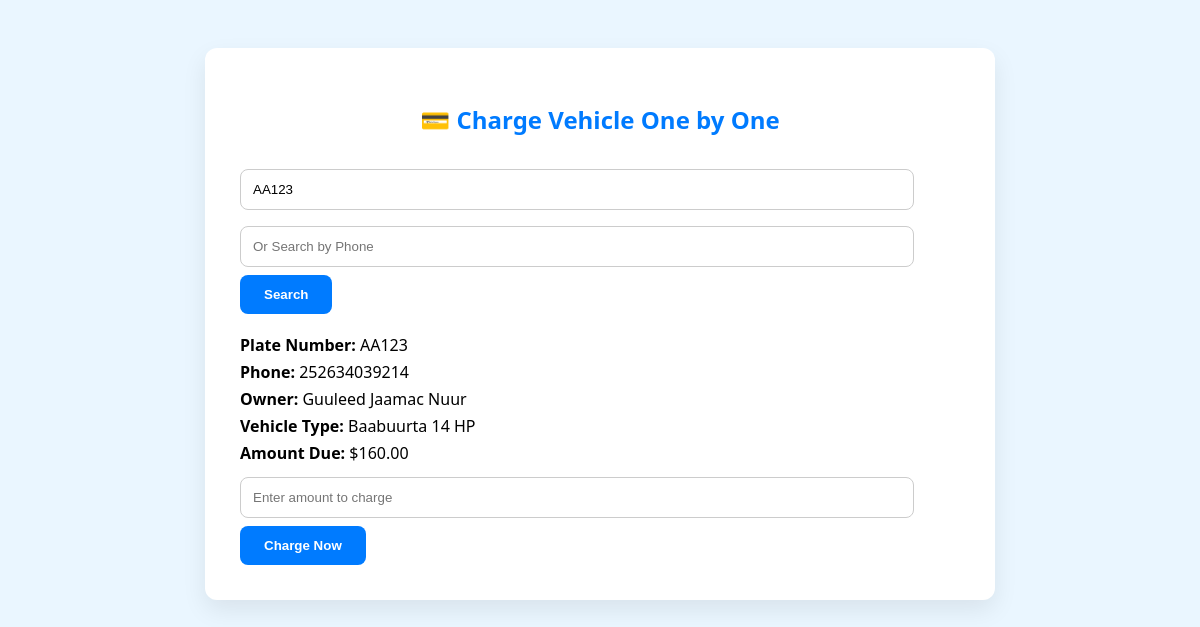
Page /dashboard/generateonebyone.php?plate=AA123 on the committed database.
### tables this page shows
CREATE TABLE `vehiclemanagement` (
  `id` int(11) NOT NULL,
  `platenumber` varchar(50) NOT NULL,
  `vehicletype` varchar(100) NOT NULL,
  `carname` varchar(100) DEFAULT NULL,
  `owner` varchar(100) NOT NULL,
  `registration_date` date NOT NULL,
  `created_at` timestamp NOT NULL DEFAULT current_timestamp(),
  `mother_name` varchar(100) DEFAULT NULL,
  `phone` varchar(20) DEFAULT NULL,
  `user_id` int(11) DEFAULT NULL,
  `model` varchar(100) DEFAULT NULL
);

### dashboard/generateonebyone.php (the view, shortened to what this page needs)
<?php
include '../db.php';
$plate = $phone = "";
$data = [];
if ($_SERVER["REQUEST_METHOD"] === "GET" && (isset($_GET['plate']) || isset($_GET['phone']))) {
    $plate = $_GET['plate'] ?? '';
    $phone = $_GET['phone'] ?? '';
    if ($plate) {
        $data['plate'] = $plate;
        $stmt = $conn->prepare("SELECT owner, carname, phone FROM vehiclemanagement WHERE platenumber = ? LIMIT 1");
        $stmt->bind_param("s", $plate);
        $stmt->execute();
        $stmt->bind_result($data['owner'], $data['type'], $data['phone']);
        $stmt = $conn->prepare("SELECT SUM(amount) FROM tblgenerate WHERE platenumber = ?");
        $stmt->bind_param("s", $plate);
        $stmt->execute();
        $stmt->bind_result($generated);
        $stmt = $conn->prepare("SELECT SUM(amount) FROM tbl_reciept WHERE plate_number = ?");
        $stmt->bind_param("s", $plate);
        $stmt->execute();
        $stmt->bind_result($paid);
        $data['amount_due'] = ($generated ?? 0) - ($paid ?? 0);
    }
}
?>
<!DOCTYPE html>
<html>
<head>
</head>
<body>
<div class="container">
    <h2>💳 Charge Vehicle One by One</h2>
    <form method="GET">
        <input type="text" name="plate" placeholder="Search by Plate Number" value="<?= htmlspecialchars($plate) ?>">
        <input type="text" name="phone" placeholder="Or Search by Phone" value="<?= htmlspecialchars($phone) ?>">
        <input type="submit" value="Search">
    </form>
    <?php if (!empty($data['plate'])): ?>
        <div class="data-box">
            <p><strong>Plate Number:</strong> <?= htmlspecialchars($data['plate']) ?></p>
            <p><strong>Phone:</strong> <?= htmlspecialchars($data['phone']) ?></p>
            <p><strong>Owner:</strong> <?= htmlspecialchars($data['owner']) ?></p>
            <p><strong>Vehicle Type:</strong> <?= htmlspecialchars($data['type']) ?></p>
            <p><strong>Amount Due:</strong> $<?= number_format($data['amount_due'], 2) ?></p>
        </div>
        <form method="POST">
            <input type="number" name="amount" step="0.01" placeholder="Enter amount to charge" required>
            <input type="submit" name="charge" value="Charge Now">
        </form>
    <?php endif; ?>
</div>
</body>
</html>

### dashboard/generateonebyone.php (style rules this page uses)
body { font-family: 'Segoe UI', sans-serif; background: #eaf6ff; padding: 40px; }
.container { max-width: 720px; background: white; padding: 35px; margin: auto; border-radius: 12px; box-shadow: 0 10px 25px rgba(0,0,0,0.08); }
h2 { text-align: center; color: #007bff; margin-bottom: 25px; }
input[type="text"], input[type="number"] { padding: 12px; width: 90%; margin: 8px 0; border-radius: 8px; border: 1px solid #ccc; }
input[type="submit"] { background: #007bff; color: white; padding: 12px 24px; border: none; border-radius: 8px; font-weight: bold; cursor: pointer; }
.data-box { margin-top: 20px; text-align: left; }
.data-box p { margin: 5px 0; font-size: 16px; }

### rows in the picture
vehiclemanagement: phone "252634039214", owner "Guuleed Jaamac Nuur", carname "Baabuurta 14 HP"

### other values in the picture
$data['plate'] "AA123"
$data['amount_due'] "160.00"
